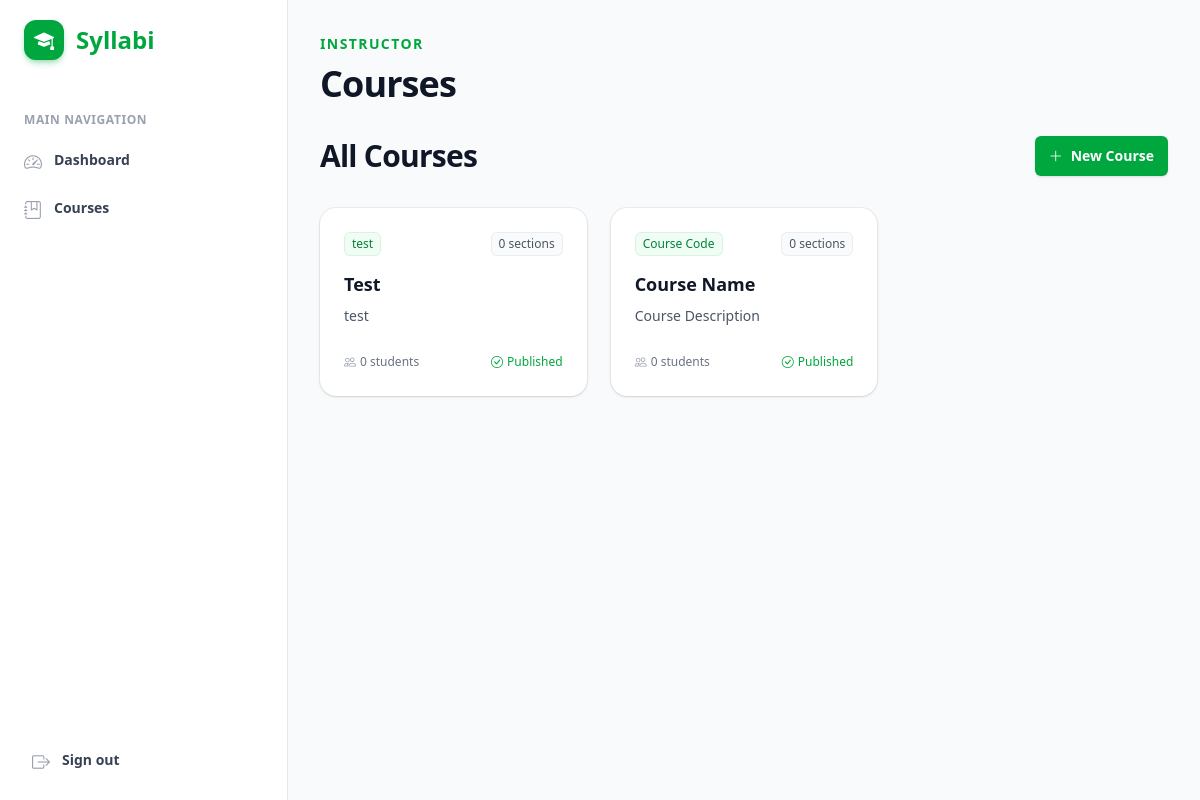
The app's page /teacher/courses/ (signed in), older data.
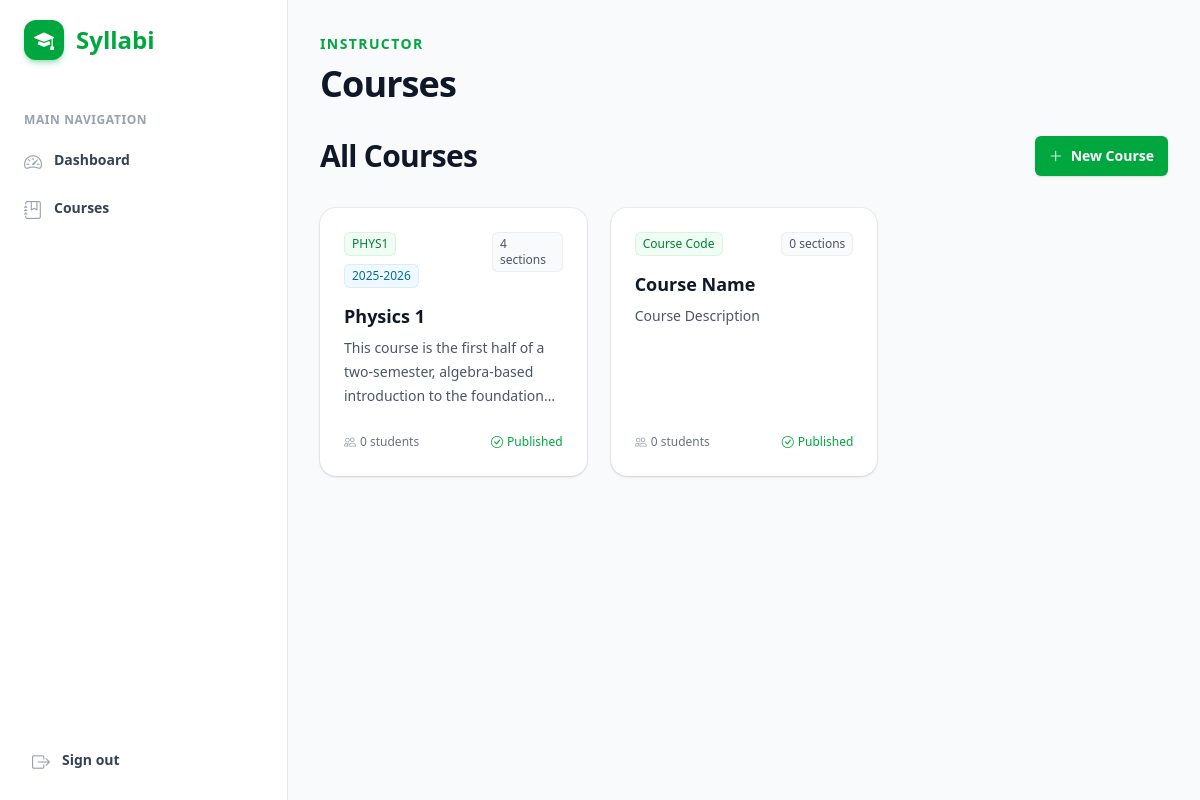
The same page, newer data.
### academics/models.py (models this page shows, shortened)
class Profile(models.Model):
    class Role(models.TextChoices):
        STUDENT = "student", "Student"
        INSTRUCTOR = "instructor", "Instructor"
        ACADEMIC_ADMIN = "academic_admin", "Academic Admin"
        PLATFORM_ADMIN = "platform_admin", "Platform Admin"
    user = models.OneToOneField(settings.AUTH_USER_MODEL, on_delete=models.CASCADE)
    role = models.CharField(max_length=32, choices=Role.choices, default=Role.STUDENT)
    department = models.CharField(max_length=120, blank=True)
    student_id = models.CharField(max_length=64, blank=True)
    staff_id = models.CharField(max_length=64, blank=True)
    created_at = models.DateTimeField(auto_now_add=True)

class Course(models.Model):
    public_id = models.CharField(max_length=36, default=generate_short_id, editable=False, unique=True)
    title = models.CharField(max_length=180)
    code = models.CharField(max_length=32, unique=True)
    slug = models.SlugField(max_length=50, blank=True, null=True, unique=True)
    description = models.TextField(blank=True)
    instructor = models.ForeignKey(
        settings.AUTH_USER_MODEL,
        on_delete=models.PROTECT,
        related_name="teaching_courses",
    )
    department = models.CharField(max_length=120, blank=True)
    is_active = models.BooleanField(default=True)
    school_year = models.CharField(max_length=20, blank=True)
    grade_level = models.CharField(max_length=50, blank=True)
    start_date = models.DateField(null=True, blank=True)
    end_date = models.DateField(null=True, blank=True)
    created_at = models.DateTimeField(auto_now_add=True)
    class Meta:
        ordering = ["code"]
    def get_absolute_url(self):
        return reverse("academics:course_detail", args=[self.slug or self.code])

### academics/views.py (the view)
# urls.py: path("teacher/courses/", views.teacher_courses, name="teacher_courses"),
@login_required
def teacher_courses(request):
    profile = _profile_for(request.user)
    if profile.role != Profile.Role.INSTRUCTOR:
        raise PermissionDenied
    courses = Course.objects.filter(instructor=request.user).annotate(
        section_count=Count("sections", distinct=True),
        student_total=Count("enrollments", distinct=True),
    )
    return render(
        request,
        "academics/teacher/course_list.html",
        {"profile": profile, "courses": courses},
    )

### academics/context_processors.py (called while the page is built)
def canvas_navigation(request):
    if not request.user.is_authenticated:
        return {"nav_courses": [], "active_course_code": ""}
    profile, _created = Profile.objects.get_or_create(user=request.user)
    if profile.role == Profile.Role.INSTRUCTOR:
        courses = Course.objects.filter(instructor=request.user).order_by("code")[:12]
    elif profile.role == Profile.Role.STUDENT:
        course_ids = Enrollment.objects.filter(student=request.user).values_list("course_id", flat=True)
        courses = Course.objects.filter(id__in=course_ids).order_by("code")[:12]
    else:
        courses = Course.objects.order_by("code")[:12]
    active_course_code = ""
    if request.resolver_match:
        active_course_code = request.resolver_match.kwargs.get("course_code", "")
    return {"nav_courses": courses, "active_course_code": active_course_code.lower()}

### academics/views.py (called while the page is built)
def _profile_for(user):
    profile, _created = Profile.objects.get_or_create(user=user)
    return profile

### academics/templates/academics/teacher/course_list.html (shortened to what this page needs)
{% extends "base.html" %}
{% block page_title %}Courses{% endblock %}
{% block content %}
<section>
    <div class="flex flex-col sm:flex-row sm:items-center justify-between gap-4 mb-8">
        <h2 class="text-2xl font-bold leading-7 text-gray-900 sm:truncate sm:text-3xl sm:tracking-tight">All Courses</h2>
        <a href="{% url 'academics:create_teacher_course' %}" class="inline-flex items-center gap-x-2 rounded-md bg-green-600 px-3.5 py-2.5 text-sm font-semibold text-white shadow-sm hover:bg-green-500 focus-visible:outline focus-visible:outline-2 focus-visible:outline-offset-2 focus-visible:outline-green-600">
            <i class="bi bi-plus-lg"></i> New Course
        </a>
    </div>
    <div class="grid grid-cols-1 sm:grid-cols-2 lg:grid-cols-3 gap-6">
        {% for course in courses %}
            <article class="relative flex flex-col overflow-hidden rounded-2xl bg-white shadow-sm ring-1 ring-gray-900/5 hover:shadow-lg hover:ring-green-600/20 hover:-translate-y-1 transition-all duration-300 h-full cursor-pointer course-card-clickable" role="link" tabindex="0" data-href="{{ course.get_absolute_url }}" aria-label="Open {{ course.title }}">
                <div class="p-6 flex flex-col h-full">
                    <div class="flex justify-between items-start gap-x-4 mb-4">
                        <div class="flex flex-wrap gap-2">
                            <span class="inline-flex items-center rounded-md bg-green-50 px-2 py-1 text-xs font-medium text-green-700 ring-1 ring-inset ring-green-600/10">{{ course.code }}</span>
                            {% if course.school_year %}
                                <span class="inline-flex items-center rounded-md bg-sky-50 px-2 py-1 text-xs font-medium text-sky-700 ring-1 ring-inset ring-sky-600/10">{{ course.school_year }}</span>
                            {% endif %}
                        </div>
                        <span class="inline-flex items-center rounded-md bg-gray-50 px-2 py-1 text-xs font-medium text-gray-600 ring-1 ring-inset ring-gray-500/10">{{ course.section_count }} sections</span>
                    </div>
                    <h3 class="text-lg font-semibold leading-6 text-gray-900 group-hover:text-green-600">
                        <a href="{{ course.get_absolute_url }}" class="focus:outline-none">
                            <span class="absolute inset-0" aria-hidden="true"></span>
                            {{ course.title }}
                        </a>
                    </h3>
                    <p class="mt-2 text-sm leading-6 text-gray-600 line-clamp-3">{{ course.description|default:"No description yet." }}</p>
                    <div class="mt-auto pt-6 flex justify-between gap-x-4 text-xs leading-5 text-gray-500">
                        <div class="flex items-center gap-1"><i class="bi bi-people text-gray-400"></i> {{ course.student_total }} students</div>
                        <div class="flex items-center gap-1 text-green-600 font-medium"><i class="bi bi-check-circle"></i> Published</div>
                    </div>
                </div>
            </article>
        {% endfor %}
    </div>
</section>
{% endblock %}

### templates/base.html (shortened to what this page needs)
{% load static %}
<!doctype html>
<html lang="en" class="h-full bg-gray-50">
<head>
    <link href="{% static 'css/tailwind.css' %}" rel="stylesheet">
    <link href="https://cdn.jsdelivr.net/npm/bootstrap-icons@1.13.1/font/bootstrap-icons.min.css" rel="stylesheet">
</head>
<body class="h-full antialiased text-gray-900" x-data="{ sidebarOpen: false }">
    <div class="hidden lg:fixed lg:inset-y-0 lg:z-50 lg:flex lg:w-72 lg:flex-col border-r border-gray-200 bg-white">
      <div class="flex grow flex-col gap-y-5 overflow-y-auto px-6 pb-4">
        <div class="flex h-16 shrink-0 items-center mt-2">
          <a href="{% url 'academics:dashboard' %}" class="flex items-center gap-3 text-green-600 font-bold text-2xl">
            <div class="w-10 h-10 rounded-xl bg-green-600 text-white flex items-center justify-center shadow-md shadow-green-600/30">
              <i class="bi bi-mortarboard-fill text-xl"></i>
            </div>
            Syllabi
          </a>
        </div>
        <nav class="flex flex-1 flex-col mt-4">
          <ul role="list" class="flex flex-1 flex-col gap-y-7">
            <li>
              <div class="text-xs font-semibold leading-6 text-gray-400 mb-2 uppercase tracking-wider">Main Navigation</div>
              <ul role="list" class="-mx-2 space-y-1">
                {% if profile.role == "instructor" %}
                    <li><a href="{% url 'academics:instructor_dashboard' %}" class="hover:bg-gray-50 hover:text-green-600 text-gray-700 group flex gap-x-3 rounded-md p-2 text-sm leading-6 font-semibold"><i class="bi bi-speedometer2 text-gray-400 group-hover:text-green-600 text-lg shrink-0"></i> Dashboard</a></li>
                    <li><a href="{% url 'academics:teacher_courses' %}" class="hover:bg-gray-50 hover:text-green-600 text-gray-700 group flex gap-x-3 rounded-md p-2 text-sm leading-6 font-semibold"><i class="bi bi-journal-bookmark text-gray-400 group-hover:text-green-600 text-lg shrink-0"></i> Courses</a></li>
                {% elif profile.role == "student" %}
                    <li><a href="{% url 'academics:student_dashboard' %}" class="hover:bg-gray-50 hover:text-green-600 text-gray-700 group flex gap-x-3 rounded-md p-2 text-sm leading-6 font-semibold"><i class="bi bi-speedometer2 text-gray-400 group-hover:text-green-600 text-lg shrink-0"></i> Dashboard</a></li>
                {% endif %}
              </ul>
            </li>
            <li class="mt-auto">
              <form action="{% url 'logout' %}" method="post">
                <button type="submit" class="hover:bg-gray-50 hover:text-red-600 text-gray-700 group flex w-full gap-x-3 rounded-md p-2 text-sm leading-6 font-semibold">
                  <i class="bi bi-box-arrow-right text-gray-400 group-hover:text-red-600 text-lg shrink-0"></i> Sign out
                </button>
              </form>
            </li>
          </ul>
        </nav>
      </div>
    </div>
    <div class="lg:pl-72 flex flex-col h-full">
      <main class="flex-1 pb-10">
        <div class="px-4 sm:px-6 lg:px-8 max-w-7xl mx-auto mt-8">
            <header class="mb-8">
                {% block page_header %}
                <p class="text-sm font-semibold leading-6 text-green-600 uppercase tracking-widest">{{ profile.get_role_display|default:"Learning Portal" }}</p>
                <h1 class="mt-2 text-3xl font-bold tracking-tight text-gray-900 sm:text-4xl">{% block page_title %}Dashboard{% endblock %}</h1>
                {% endblock %}
            </header>
            {% block content %}{% endblock %}
        </div>
      </main>
    </div>
</body>
</html>

Row changes from the older to the newer data that the page shows:
changed Course: code "test" → "PHYS1"; school_year (not shown) → "2025-2026"; section_count "0" → "4"; title "Test" → "Physics 1"; description "test" → "This course is the first half of a two-semester, algebra-based introduction to the…"
